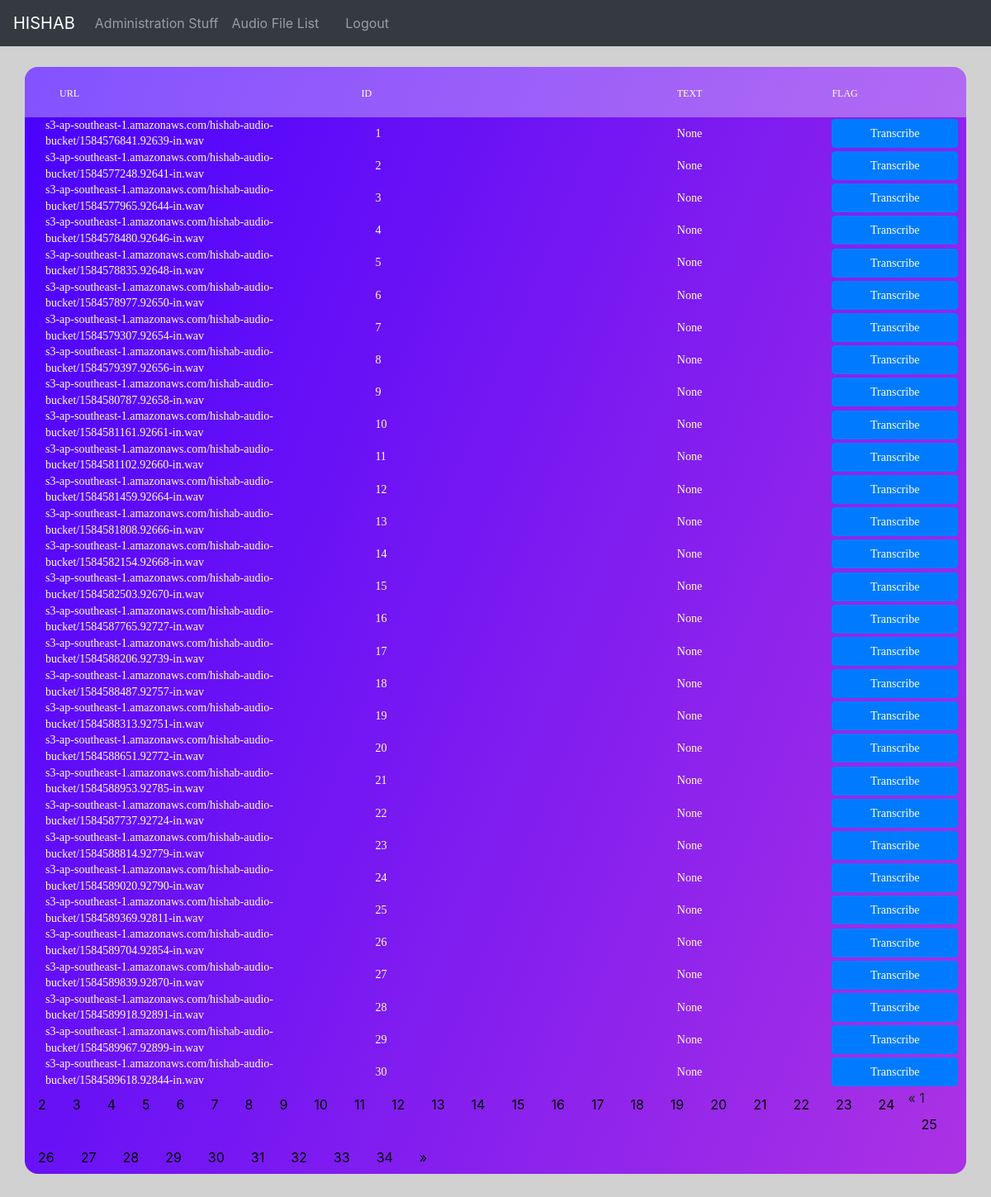
Screenshot of /list/ (signed in) with the database file from the repository.
### myapp/models.py (models this page shows, shortened)
class TransWalk(models.Model):
    ASRid = models.AutoField(primary_key=True)
    Audio_File_Link = models.CharField(max_length=200, help_text='Audio Links', null=True, blank=True)
    audio_duration = models.BigIntegerField(blank=True, null=True)
    ASR_text = models.TextField(help_text='ASR Output', null=True, blank=True)
    Transcripted_Text = models.TextField(help_text='Most Recent Transcripted Text', null=True, blank=True)
    IsOpenFlag = models.BooleanField(default=False, null=True, blank=True)
    Updated_At = models.DateTimeField(auto_now_add=True, null=True, blank=True)
    Trans_Counter = models.IntegerField(default=0, null=True, blank=True)
    Transcribers_Checked = models.CharField(max_length=200, help_text='Usernames of the transcribers Who checked the specific audio', null=True, blank=True)
    click_timestamp = models.DateTimeField(auto_now_add=True, null=True, blank=True)
    caller_phone_number = models.CharField(max_length=15, help_text='Caller Phone Nyumber', null=True, blank=True)

### myapp/views.py (the view)
# urls.py: path('list/', views.audioList, name='list'),
def audioList(request):
    if request.user.is_authenticated:
        Max_timeout = 1800
        time = datetime.now()
        timestamp = datetime.timestamp(time)
        global test_counter
        test_counter = 3
        all_Items_list = TransWalk.objects.all()[:1000]
        for things in all_Items_list:
            if things.click_timestamp is not None:
                thingstimestamp = datetime.timestamp(things.click_timestamp)
                if (timestamp-thingstimestamp)>Max_timeout:
                    things.IsOpenFlag= False
                    things.save()
        paginator = Paginator(all_Items_list, 30)
        page_number = request.GET.get('page')
        page_obj = paginator.get_page(page_number)
        context = {
                    'all_items' : page_obj,
                    'test_counter' : test_counter
                  }
        return render(request, 'list.html', context)
    else:
        return redirect("login")

### templates/list.html (shortened to what this page needs)
{% extends 'base.html' %}
{% load static %}
{% block List_head %}
<link rel="stylesheet" type="text/css" href="{% static 'myapp/List/vendor/bootstrap/css/bootstrap.min.css' %}">
<link rel="stylesheet" type="text/css" href="{% static 'myapp/List/fonts/font-awesome-4.7.0/css/font-awesome.min.css' %}">
<link rel="stylesheet" type="text/css" href="{% static 'myapp/List/vendor/animate/animate.css' %}">
<link rel="stylesheet" type="text/css" href="{% static 'myapp/List/vendor/select2/select2.min.css' %}">
<link rel="stylesheet" type="text/css" href="{% static 'myapp/List/vendor/perfect-scrollbar/perfect-scrollbar.css' %}">
<link rel="stylesheet" type="text/css" href="{% static 'myapp/List/css/util.css' %}">
<link rel="stylesheet" type="text/css" href="{% static 'myapp/List/css/main.css' %}">
    {% endblock %}
{% block list %}
<br><br>
    {% if all_items %}
        <div class="limiter">
          <div class="container-table100">
            <div class="wrap-table100">
              <div class="table100 ver6 m-b-110">
                <table data-vertable="ver6">
                  <thead>
                    <tr class="row100 head">
                      <th class="column100 column1" data-column="column1">URL</th>
                      <th class="column100 column2" data-column="column2">ID</th>
                      <th class="column100 column3" data-column="column3">TEXT</th>
                      <th class="column100 column4" data-column="column4">FLAG</th>
                    </tr>
                  </thead>
                  <tbody>
                    {% for things in all_items %}
                      {% if not user.get_username in things.Transcribers_Checked %}
                        {% if things.Trans_Counter < test_counter %}
                          {% if things.IsOpenFlag == True %}
                            <tr class="row100">
                              <td class="column100 column2" data-column="column2">{{things.Audio_File_Link}}</td>
                              <td class="column100 column1" data-column="column1">{{things.ASRid}}</td>
                              <td class="column100 column3" data-column="column3">{{things.Transcripted_Text}}</td>
                              <td class="column100 column4" data-column="column4"><button type="button" style="font-size : 70%; width: 100%; height: 40px;" class="btn btn-danger">In Progress</button></td>
                            </tr>
                          {% elif things.IsOpenFlag == False %}
                            <tr>
                              <td class="column100 column2" data-column="column2">{{things.Audio_File_Link}}</td>
                              <td class="column100 column1" data-column="column1">{{things.ASRid}}</td>
                              <td class="column100 column3" data-column="column3">{{ things.Transcripted_Text }}</td>
                              <td class="column100 column4" data-column="column4"><a href="{% url 'transcribe' things.ASRid %}"><button type="button" style="font-size : 100%; width: 100%; height: 30%;" class="btn btn-primary">Transcribe</button></a></td>
                            </tr>
                          {% endif %}
                        {% endif %}
                      {% endif %}
                    {% endfor %}
                  </tbody>
                </table>
                {% if all_items.has_other_pages %}
                <ul class="pagination">
                    {% if all_items.has_previous %}
                      <li><a href="?page={{ all_items.previous_page_number }}">&laquo;</a></li>
                    {% else %}
                      <li class="disabled"><span>&laquo;</span></li>
                    {% endif %}
                    {% for i in all_items.paginator.page_range %}
                      {% if all_items.number == i %}
                        <li class="active"><span>{{ i }} <span class="sr-only">(current)</span></span></li>
                      {% else %}
                        <li><a href="?page={{ i }}">{{ i }}</a></li>
                      {% endif %}
                    {% endfor %}
                    {% if all_items.has_next %}
                      <li><a href="?page={{ all_items.next_page_number }}">&raquo;</a></li>
                    {% else %}
                      <li class="disabled"><span>&raquo;</span></li>
                    {% endif %}
                </ul>
                {% endif %}
              </div>
            </div>
          </div>
        </div>
    {% endif %}
{% endblock %}

### static/myapp/List/css/main.css (style rules this page uses)
* { margin: 0px; padding: 0px; box-sizing: border-box; }
body, html { height: 100%; font-family: sans-serif; }
a { margin: 0px; transition: all 0.4s; -webkit-transition: all 0.4s; -o-transition: all 0.4s; -moz-transition: all 0.4s; }
ul, li { margin: 0px; list-style-type: none; }
button { outline: none !important; border: none; background: transparent; }
.limiter { width: 100%; margin: 0 auto; }
.container-table100 { width: 100%; min-height: 100vh; background: #d1d1d1; display: -webkit-box; display: -webkit-flex; display: -moz-box; display: -ms-flexbox; display: flex; align-items: center; justify-content: center; flex-wrap: wrap; padding: 33px 30px; }
.wrap-table100 { width: 1300px; }
table { width: 100%; background-color: #fff; }
th, td { font-weight: unset; padding-right: 10px; }
.column100 { width: 130px; padding-left: 25px; }
.column100.column1 { width: 265px; padding-left: 42px; }
.row100.head th { padding-top: 24px; padding-bottom: 20px; }
.table100.ver6 { border-radius: 16px; overflow: hidden; background: #7918f2; background: -webkit-linear-gradient(-68deg, #ac32e4 , #4801ff); background: -o-linear-gradient(-68deg, #ac32e4 , #4801ff); background: -moz-linear-gradient(-68deg, #ac32e4 , #4801ff); background: linear-gradient(-68deg, #ac32e4 , #4801ff); }
.table100.ver6 table { background-color: transparent; }
.table100.ver6 td { font-family: Montserrat-Regular; font-size: 14px; color: #fff; line-height: 1.4; }
.table100.ver6 th { font-family: Montserrat-Medium; font-size: 12px; color: #fff; line-height: 1.4; text-transform: uppercase; background-color: rgba(255,255,255,0.32); }

### templates/list.html (style rules this page uses)
ul.pagination { display: inline-block; padding: 0; margin: 0; }
ul.pagination li { display: inline; }
ul.pagination li a { color: black; float: left; padding: 8px 16px; text-decoration: none; }

### rows the page displays
TransWalk: Audio_File_Link "s3-ap-southeast-1.amazonaws.com/hishab-audio-bucket/1584576841.92639-in.wav", ASRid "1", Transcripted_Text "None"
TransWalk: Audio_File_Link "s3-ap-southeast-1.amazonaws.com/hishab-audio-bucket/1584577248.92641-in.wav", ASRid "2", Transcripted_Text "None"
TransWalk: Audio_File_Link "s3-ap-southeast-1.amazonaws.com/hishab-audio-bucket/1584577965.92644-in.wav", ASRid "3", Transcripted_Text "None"
TransWalk: Audio_File_Link "s3-ap-southeast-1.amazonaws.com/hishab-audio-bucket/1584578480.92646-in.wav", ASRid "4", Transcripted_Text "None"
TransWalk: Audio_File_Link "s3-ap-southeast-1.amazonaws.com/hishab-audio-bucket/1584578835.92648-in.wav", ASRid "5", Transcripted_Text "None"
TransWalk: Audio_File_Link "s3-ap-southeast-1.amazonaws.com/hishab-audio-bucket/1584578977.92650-in.wav", ASRid "6", Transcripted_Text "None"
TransWalk: Audio_File_Link "s3-ap-southeast-1.amazonaws.com/hishab-audio-bucket/1584579307.92654-in.wav", ASRid "7", Transcripted_Text "None"
TransWalk: Audio_File_Link "s3-ap-southeast-1.amazonaws.com/hishab-audio-bucket/1584579397.92656-in.wav", ASRid "8", Transcripted_Text "None"
TransWalk: Audio_File_Link "s3-ap-southeast-1.amazonaws.com/hishab-audio-bucket/1584580787.92658-in.wav", ASRid "9", Transcripted_Text "None"
TransWalk: Audio_File_Link "s3-ap-southeast-1.amazonaws.com/hishab-audio-bucket/1584581161.92661-in.wav", ASRid "10", Transcripted_Text "None"
TransWalk: Audio_File_Link "s3-ap-southeast-1.amazonaws.com/hishab-audio-bucket/1584581102.92660-in.wav", ASRid "11", Transcripted_Text "None"
TransWalk: Audio_File_Link "s3-ap-southeast-1.amazonaws.com/hishab-audio-bucket/1584581459.92664-in.wav", ASRid "12", Transcripted_Text "None"
TransWalk: Audio_File_Link "s3-ap-southeast-1.amazonaws.com/hishab-audio-bucket/1584581808.92666-in.wav", ASRid "13", Transcripted_Text "None"
TransWalk: Audio_File_Link "s3-ap-southeast-1.amazonaws.com/hishab-audio-bucket/1584582154.92668-in.wav", ASRid "14", Transcripted_Text "None"
TransWalk: Audio_File_Link "s3-ap-southeast-1.amazonaws.com/hishab-audio-bucket/1584582503.92670-in.wav", ASRid "15", Transcripted_Text "None"
TransWalk: Audio_File_Link "s3-ap-southeast-1.amazonaws.com/hishab-audio-bucket/1584587765.92727-in.wav", ASRid "16", Transcripted_Text "None"
TransWalk: Audio_File_Link "s3-ap-southeast-1.amazonaws.com/hishab-audio-bucket/1584588206.92739-in.wav", ASRid "17", Transcripted_Text "None"
TransWalk: Audio_File_Link "s3-ap-southeast-1.amazonaws.com/hishab-audio-bucket/1584588487.92757-in.wav", ASRid "18", Transcripted_Text "None"
TransWalk: Audio_File_Link "s3-ap-southeast-1.amazonaws.com/hishab-audio-bucket/1584588313.92751-in.wav", ASRid "19", Transcripted_Text "None"
TransWalk: Audio_File_Link "s3-ap-southeast-1.amazonaws.com/hishab-audio-bucket/1584588651.92772-in.wav", ASRid "20", Transcripted_Text "None"
TransWalk: Audio_File_Link "s3-ap-southeast-1.amazonaws.com/hishab-audio-bucket/1584588953.92785-in.wav", ASRid "21", Transcripted_Text "None"
TransWalk: Audio_File_Link "s3-ap-southeast-1.amazonaws.com/hishab-audio-bucket/1584587737.92724-in.wav", ASRid "22", Transcripted_Text "None"
TransWalk: Audio_File_Link "s3-ap-southeast-1.amazonaws.com/hishab-audio-bucket/1584588814.92779-in.wav", ASRid "23", Transcripted_Text "None"
TransWalk: Audio_File_Link "s3-ap-southeast-1.amazonaws.com/hishab-audio-bucket/1584589020.92790-in.wav", ASRid "24", Transcripted_Text "None"
TransWalk: Audio_File_Link "s3-ap-southeast-1.amazonaws.com/hishab-audio-bucket/1584589369.92811-in.wav", ASRid "25", Transcripted_Text "None"
TransWalk: Audio_File_Link "s3-ap-southeast-1.amazonaws.com/hishab-audio-bucket/1584589704.92854-in.wav", ASRid "26", Transcripted_Text "None"
TransWalk: Audio_File_Link "s3-ap-southeast-1.amazonaws.com/hishab-audio-bucket/1584589839.92870-in.wav", ASRid "27", Transcripted_Text "None"
TransWalk: Audio_File_Link "s3-ap-southeast-1.amazonaws.com/hishab-audio-bucket/1584589918.92891-in.wav", ASRid "28", Transcripted_Text "None"
TransWalk: Audio_File_Link "s3-ap-southeast-1.amazonaws.com/hishab-audio-bucket/1584589967.92899-in.wav", ASRid "29", Transcripted_Text "None"
TransWalk: Audio_File_Link "s3-ap-southeast-1.amazonaws.com/hishab-audio-bucket/1584589618.92844-in.wav", ASRid "30", Transcripted_Text "None"

### other values shown
{{ i }} "1"
{{ i }} "2" "3" "4" "5" "6" "7" "8" "9" "10" "11" "12" "13" "14" "15" "16" "17" "18" "19" "20" "21" "22" "23" "24" "25" "26" "27" "28" "29" "30" "31" "32" "33" "34"
